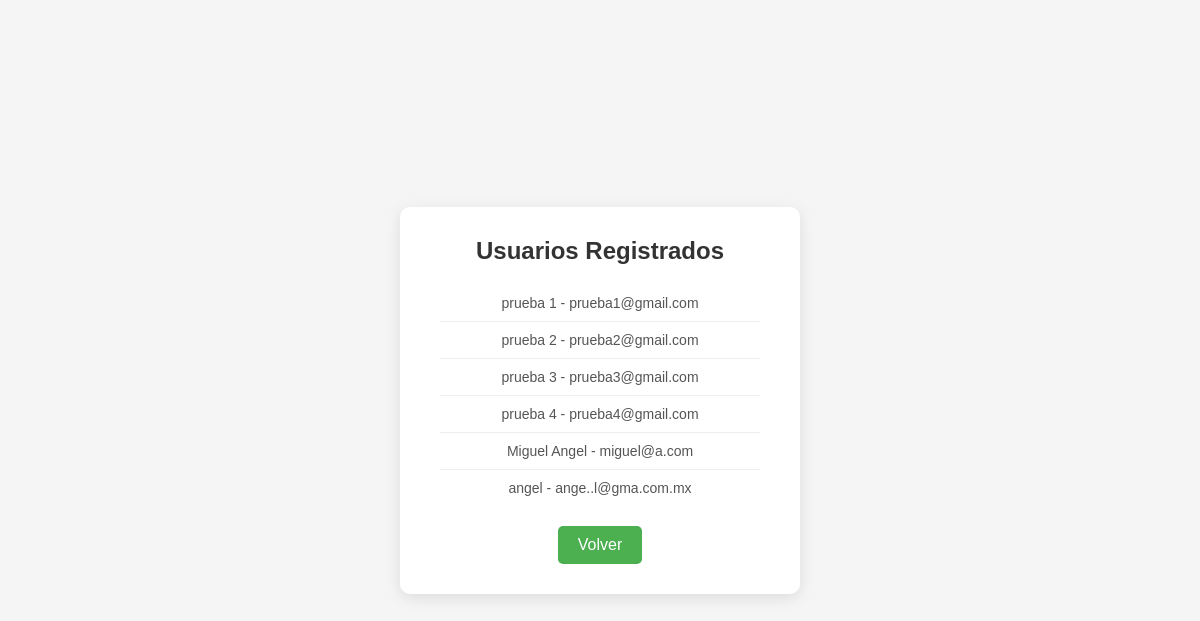
The page /usuarios on the database as committed earlier.
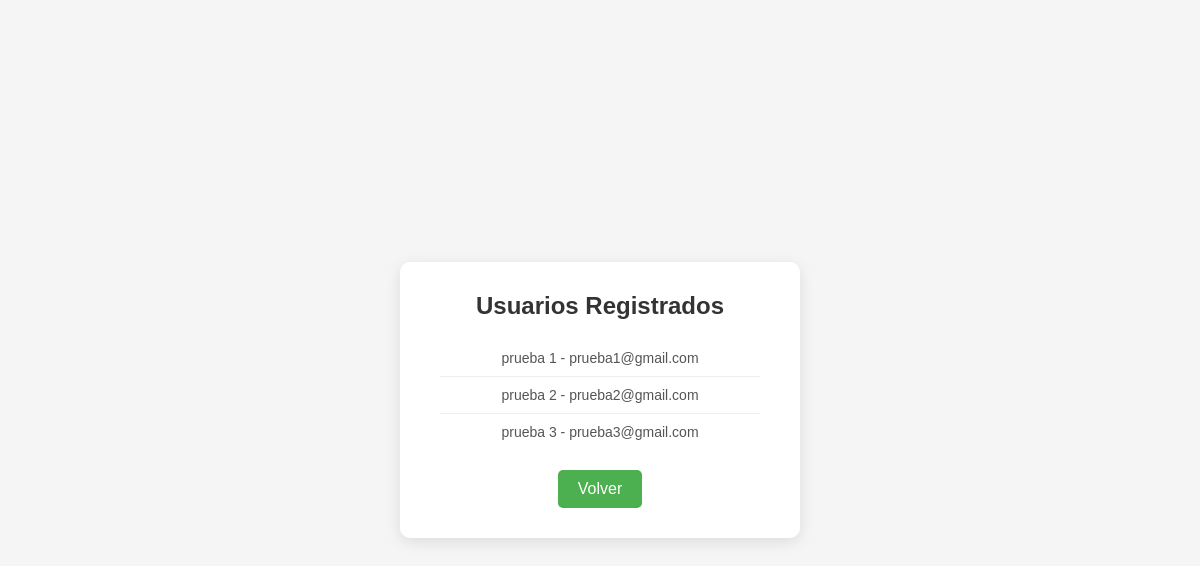
The same page on the database as committed later.
### app.py (models this page shows)
class Usuario(db.Model):
    id = db.Column(db.Integer, primary_key=True)
    nombre = db.Column(db.String(100), nullable=False)
    correo = db.Column(db.String(100), unique=True, nullable=False)
    contraseña = db.Column(db.String(200), nullable=False)

### app.py (the view)
@app.route('/usuarios')
def usuarios():
    lista = Usuario.query.all()
    return render_template('usuarios.html', usuarios=lista)

### templates/usuarios.html (shortened to what this page needs)
<!DOCTYPE html>
<html>
<head>
    <link rel="stylesheet" href="{{ url_for('static', filename='css/usuarios.css') }}">
</head>
<body>
    <div class="container">
        <h2>Usuarios Registrados</h2>
        <ul class="usuarios-lista">
            {% for u in usuarios %}
                <li>{{ u.nombre }} - {{ u.correo }}</li>
            {% endfor %}
        </ul>
        <a href="/" class="btn-volver">Volver</a>
    </div>
</body>
</html>

Rows that differ between the two databases and show on the page:
removed Usuario: nombre "prueba 4", correo "prueba4@gmail.com"
removed Usuario: nombre "Miguel Angel", correo "miguel@a.com"
removed Usuario: nombre "angel", correo "ange..l@gma.com.mx"
